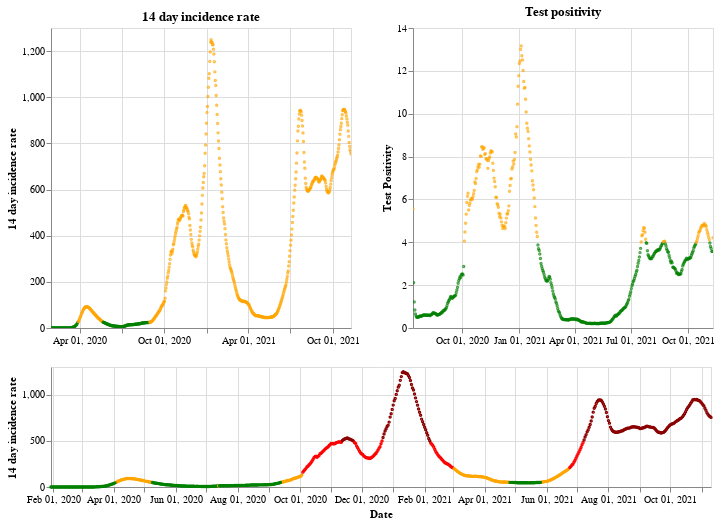

Notebook cell for this chart:
### Markdown cell above
## England

### Code cell
plot_traffic_light('England')

### Figure 1 — Vega-Lite specification as saved in the notebook (floating-point values rounded to 4 significant figures; data arrays with more than 128 entries replaced by an {"elided": "..."} marker saying what was removed)
{"config": {"view": {"continuousWidth": 400, "continuousHeight": 300}}, "vconcat": [{"hconcat": [{"mark": {"type": "point", "size": 2}, "encoding": {"color": {"condition": {"value": "green", "test": "(datum.twoWeeklyCasesRate <= 25)"}, "value": "orange"}, "tooltip": [{"type": "nominal", "field": "areaName"}, {"type": "temporal", "field": "date"}, {"type": "quantitative", "field": "twoWeeklyCasesRate"}, {"type": "quantitative", "field": "testPositivity"}], "x": {"type": "temporal", "axis": {"title": ""}, "field": "date", "scale": {"domain": {"selection": "DateBrush"}}, "timeUnit": "yearmonthdate"}, "y": {"type": "quantitative", "axis": {"title": "14 day incidence rate"}, "field": "twoWeeklyCasesRate"}}, "title": "14 day incidence rate", "width": 300}, {"mark": {"type": "point", "size": 2}, "encoding": {"color": {"condition": {"value": "green", "test": "(datum.testPositivity <= 4)"}, "value": "orange"}, "tooltip": [{"type": "nominal", "field": "areaName"}, {"type": "temporal", "field": "date"}, {"type": "quantitative", "field": "twoWeeklyCasesRate"}, {"type": "quantitative", "field": "testPositivity"}], "x": {"type": "temporal", "axis": {"title": ""}, "field": "date", "scale": {"domain": {"selection": "DateBrush"}}, "timeUnit": "yearmonthdate"}, "y": {"type": "quantitative", "axis": {"title": "Test Positivity"}, "field": "testPositivity"}}, "title": "Test positivity", "width": 300}]}, {"layer": [{"mark": {"type": "point", "size": 2}, "encoding": {"color": {"condition": {"value": "orange", "test": "(((datum.testPositivity < 4) && (datum.twoWeeklyCasesRate >= 50)) && (datum.twoWeeklyCasesRate < 200))"}, "value": "red"}, "opacity": {"condition": {"value": 1, "test": "((datum.twoWeeklyCasesRate >= 50) && (datum.twoWeeklyCasesRate < 500))"}, "value": 0}, "tooltip": [{"type": "nominal", "field": "areaName"}, {"type": "temporal", "field": "date"}, {"type": "quantitative", "field": "twoWeeklyCasesRate"}, {"type": "quantitative", "field": "testPositivity"}], "x": {"type": "temporal", "axis": {"title": "Date"}, "field": "date", "timeUnit": "yearmonthdate"}, "y": {"type": "quantitative", "axis": {"title": "14 day incidence rate"}, "field": "twoWeeklyCasesRate"}}, "selection": {"DateBrush": {"type": "interval", "encodings": ["x"], "fields": ["Time"]}}}, {"mark": {"type": "point", "size": 2}, "encoding": {"color": {"value": "darkred"}, "opacity": {"condition": {"value": 1, "test": "(datum.twoWeeklyCasesRate >= 500)"}, "value": 0}, "tooltip": [{"type": "nominal", "field": "areaName"}, {"type": "temporal", "field": "date"}, {"type": "quantitative", "field": "twoWeeklyCasesRate"}, {"type": "quantitative", "field": "testPositivity"}], "x": {"type": "temporal", "axis": {"title": "Date"}, "field": "date", "timeUnit": "yearmonthdate"}, "y": {"type": "quantitative", "axis": {"title": "14 day incidence rate"}, "field": "twoWeeklyCasesRate"}}}, {"mark": {"type": "point", "size": 2}, "encoding": {"color": {"condition": {"value": "green", "test": "((datum.testPositivity < 4) && (datum.twoWeeklyCasesRate < 50))"}, "value": "orange"}, "opacity": {"condition": {"value": 1, "test": "(datum.twoWeeklyCasesRate < 50)"}, "value": 0}, "tooltip": [{"type": "nominal", "field": "areaName"}, {"type": "temporal", "field": "date"}, {"type": "quantitative", "field": "twoWeeklyCasesRate"}, {"type": "quantitative", "field": "testPositivity"}], "x": {"type": "temporal", "axis": {"title": "Date"}, "field": "date", "timeUnit": "yearmonthdate"}, "y": {"type": "quantitative", "axis": {"title": "14 day incidence rate"}, "field": "twoWeeklyCasesRate"}}}], "height": 120, "width": 660}], "data": {"name": "data-1e1c34330d984786f8bdec6eb52b6186"}, "$schema": "https://vega.github.io/schema/vega-lite/v4.8.1.json", "datasets": {"data-1e1c34330d984786f8bdec6eb52b6186": {"elided": "651 records"}}}
